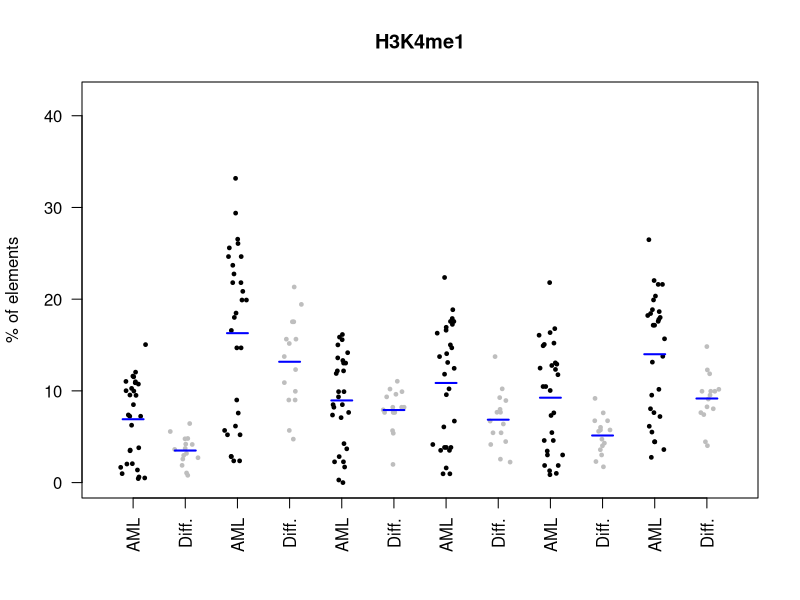

The R source for this figure:
setwd('~/Desktop/AML/AML_scripts/ChIP-seq')


##get overlap data

k27ac = read.delim('./LTR_histone_overlaps/allLTR_H3K27ac_overlaps.txt',as.is=T)
k4me1 = read.delim('./LTR_histone_overlaps/allLTR_H3K4me1_overlaps.txt',as.is=T)
k4me3 = read.delim('./LTR_histone_overlaps/allLTR_H3K4me3_overlaps.txt',as.is=T)
k9me3 = read.delim('./LTR_histone_overlaps/allLTR_H3K9me3_overlaps.txt',as.is=T)
overlap = list(k27ac,k4me1,k4me3,k9me3)
names(overlap) = c('H3K27ac','H3K4me1','H3K4me3','H3K9me3')


##simplify

overmat = lapply(overlap, function(x) {
	mat = as.matrix(x[,-c(1:6)]>0)
	rownames(mat) = unlist(lapply(strsplit(x$name,split='_'),function(y) y[1]))
	return(mat)
})


##add promoter/enhancer classification

overmat$promoter = overmat$H3K27ac & overmat$H3K4me3
overmat$enhancer = overmat$H3K27ac & overmat$H3K4me1


##get % elements per family

prop = lapply(overmat, function(x) {
	fam = factor(rownames(x))
	p = apply(x,2,function(y) {
		tapply(y,fam,sum)/tapply(y,fam,length)*100
	})
})



##plot % of elements with mark

mark = 'H3K4me1'

mdata = prop[[mark]]
aml.col = grepl('AML',colnames(mdata))
diff.col = grepl('Macro',colnames(mdata)) | grepl('Mono',colnames(mdata))

quartz(w=5.2,h=3.8)
plot(NA,NA,xlim=c(0.5,12.5),ylim=c(0,42),las=1,xaxt='n',
 xlab='',ylab='% of elements',main=mark)
for (i in 1:nrow(mdata)) {
	points(rnorm(sum(aml.col),mean=i*2-1,sd=0.1),mdata[i,aml.col],pch=19,cex=0.5,col='black')
	lines(c(i*2-1.2,i*2-0.8),rep(mean(mdata[i,aml.col]),2),lwd=2,col='blue')
	points(rnorm(sum(diff.col),mean=i*2,sd=0.1),mdata[i,diff.col],pch=19,cex=0.5,col='grey')
	lines(c(i*2-0.2,i*2+0.2),rep(mean(mdata[i,diff.col]),2),lwd=2,col='blue')
}
axis(1,at=1:12,labels=rep(c('AML','Diff.'),6),las=2)


##Wilcoxon tests

p = apply(mdata,1,function(x) wilcox.test(x[aml.col],x[diff.col])$p.val)
p.adjust(p,method='BH')


